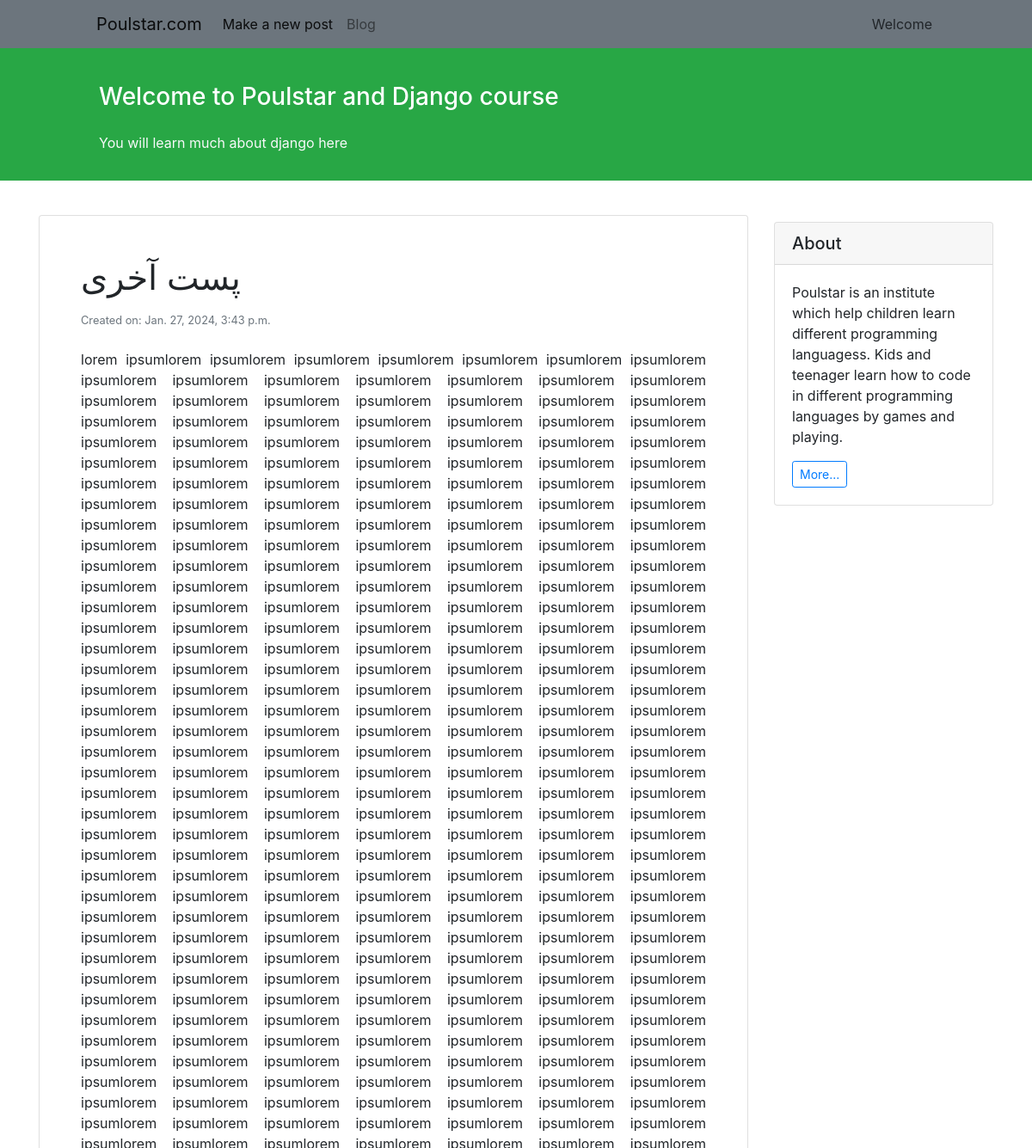
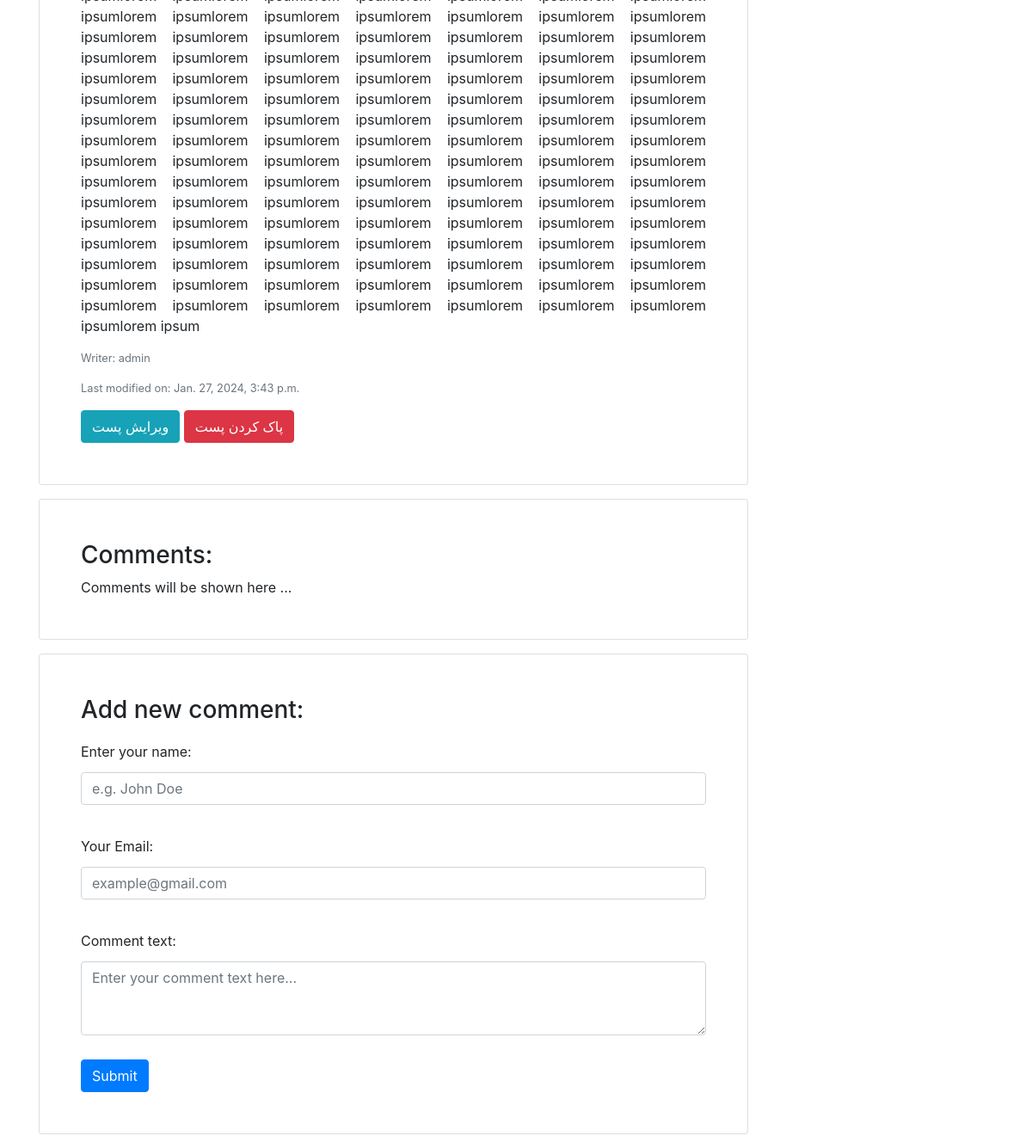
/blog/detail/17/, run on the app's committed database (2 pictures, top to bottom).
### blog/models.py (models this page shows)
class BlogPost(models.Model):
    STATUS = (
        ('p', 'published'),
        ('d', 'draft'),
    )
    author = models.ForeignKey(to='auth.User', on_delete=models.CASCADE)
    title = models.CharField(max_length=100)
    time_created = models.DateTimeField(auto_now_add=True)
    time_modified = models.DateTimeField(auto_now=True)
    text = models.TextField()
    status = models.CharField(max_length=1, choices=STATUS)

### blog/views.py (the view)
# urls.py: path('detail/<int:pk>/', views.show_detail, name='detail'),
def show_detail(request, pk):
    context = {'post': get_object_or_404(BlogPost, pk=pk)}
    return render(request, 'post_detail.html', context)

### blog/templates/post_detail.html (shortened to what this page needs)
{% extends "base.html" %}
{% block content %}
<div class="card shadow my-3 p-5">
    <h1>{{ post.title }}</h1>
    <p class="small text-muted mt-2">Created on: {{ post.time_created}} </p>
    <p class="mt-2" style="text-align: justify">
        {{ post.text }}
    </p>
    <p class="small text-muted">Writer: {{ post.author }}</p>
    <p class="small text-muted mt">Last modified on: {{ post.time_modified }} </p>
    <div>
        <a class="btn btn-info" href="{% url 'update' post.pk %}">ویرایش پست</a>
        <a class="btn btn-danger" href="{% url 'delete' post.pk %}">پاک کردن پست</a>
    </div>
</div>
<div class="card shadow my-3 p-5">
    <h3>Comments:</h3>
        Comments will be shown here ...
</div>
<div class="card shadow my-3 p-5">
    <h3>Add new comment:</h3>
    <form method="POST">
        <div class="form-group py-2">
            <label class="py-1" for="author_name">Enter your name:</label>
            <input type="text" class="form-control" placeholder="e.g. John Doe" name="author_name">
        </div>
        <div class="form-group py-2">
            <label class="py-1" for="email">Your Email:</label>
            <input type="email" class="form-control" placeholder="example@gmail.com" name="email">
        </div>
        <div class="form-group py-2">
            <label class="py-1" for="comment_text">Comment text:</label>
            <textarea class="form-control" name="text" rows="3" placeholder="Enter your comment text here..."></textarea>
        </div>
        <button type="submit" class="btn btn-primary mt-1">Submit</button>
    </form>
</div>
{% endblock content %}

### data on the page
BlogPost: title "پست آخری", time_created "Jan. 27, 2024, 3:43 p.m.", text "lorem ipsumlorem ipsumlorem ipsumlorem ipsumlorem ipsumlorem ipsumlorem ipsumlorem ipsumlorem ipsumlorem ipsumlorem ipsumlorem ipsumlorem ipsumlorem ipsumlorem ipsumlorem ipsumlorem ipsumlorem ipsumlorem ipsumlorem ipsumlorem ipsumlorem ipsumlorem ipsumlorem ipsumlorem ipsumlorem ipsumlorem ipsumlorem ipsumlorem ipsumlorem ipsumlorem ipsumlorem ipsumlorem ipsumlorem ipsumlorem ipsumlorem ipsumlorem ipsumlorem ipsumlorem ipsumlorem ipsumlorem ipsumlorem ipsumlorem ipsumlorem ipsumlorem ipsumlorem ipsumlorem ipsumlorem ipsumlorem ipsumlorem ipsumlorem ipsumlorem ipsumlorem ipsumlorem ipsumlorem ipsumlorem ipsumlorem ipsumlorem ipsumlorem ipsumlorem ipsumlorem ipsumlorem ipsumlorem ipsumlorem…", author "admin", time_modified "Jan. 27, 2024, 3:43 p.m."
